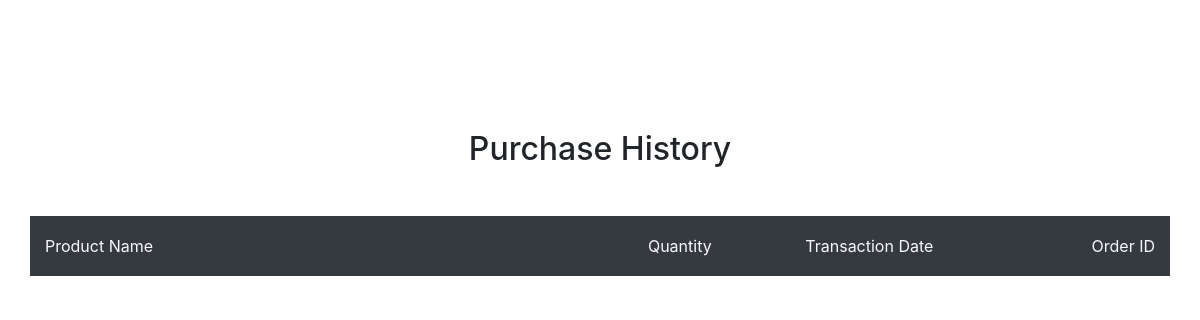
Before: /purchase-history.php (signed in) with the older database file.
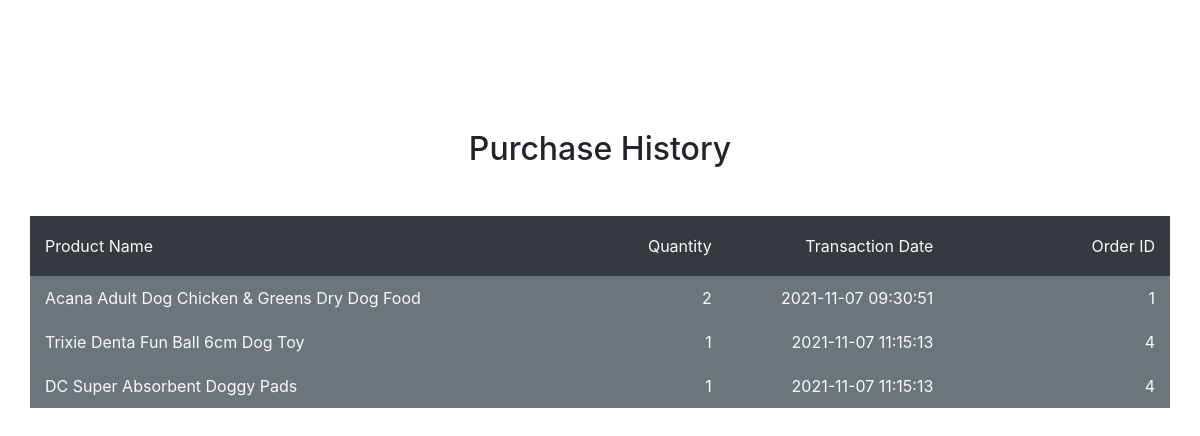
After: the same page with the newer database file.
### tables this page shows
CREATE TABLE IF NOT EXISTS `product` (
  `Product_ID` int(20) NOT NULL AUTO_INCREMENT,
  `Product_Name` varchar(50) NOT NULL,
  `Brand` varchar(50) NOT NULL,
  `Type of Animal` varchar(20) NOT NULL,
  `Category` varchar(20) NOT NULL,
  `Description` text NOT NULL,
  `Price` float NOT NULL,
  `Quantity` int(11) NOT NULL,
  `Product_Status` varchar(40) NOT NULL,
  `Supplier_ID` varchar(20) NOT NULL,
  `Staff_ID` varchar(20) NOT NULL,
  `Product_Image` longblob NOT NULL,
  PRIMARY KEY (`Product_ID`),
  KEY `Supplier_ID` (`Supplier_ID`),
  KEY `Staff_ID` (`Staff_ID`)
);

CREATE TABLE IF NOT EXISTS `orders` (
  `Order_ID` int(20) NOT NULL AUTO_INCREMENT,
  `Email` varchar(20) NOT NULL,
  `Product_ID` varchar(20) NOT NULL,
  `Quantity` int(11) NOT NULL,
  `Price` float NOT NULL,
  `Purchase_Date` datetime NOT NULL DEFAULT CURRENT_TIMESTAMP,
  `Shipping_Address` text NOT NULL,
  `Card_Number` varchar(20) DEFAULT NULL,
  `Receipt_Code` varchar(20) DEFAULT NULL,
  PRIMARY KEY (`Order_ID`,`Product_ID`),
  KEY `Email` (`Email`),
  KEY `Product_ID` (`Product_ID`)
);

### purchase-history.php (the view, shortened to what this page needs)
<!DOCTYPE html>
<html>
    <head>
        <link href="css/bootstrap.min.css" rel="stylesheet">
        <link href="css/style.css" rel="stylesheet">
    </head>
    <body>
    <div class="content-area align-items-center">
        <h2 style="text-align: center;">Purchase History</h2>
        <div class="container rounded">
        <div class="row bg-dark mt-5 d-flex align-items-center" style="align-items: center; padding: 15px 0px">
            <div class="col-md-5 text-light fs-5 fw-bold sora" style="text-align: left">Product Name</div>
            <div class="col-md text-light fs-5 fw-bold sora" style="text-align: right">Quantity</div>
            <div class="col-md text-light fs-5 fw-bold sora" style="text-align: right">Transaction Date</div>
            <div class="col-md text-light fs-5 fw-bold sora" style="text-align: right">Order ID</div>
        </div>
        <?php
            include ("conn.php");
            if(isset($_SESSION["user_email"])){
                $email = $_SESSION["user_email"];
                $sql_run=mysqli_query($con, "SELECT * FROM orders WHERE Email = '$email'");
                while ($row=mysqli_fetch_assoc($sql_run)) {
                    $Product_ID=$row['Product_ID'];
                    $Quantity=$row['Quantity'];
                    $Purchase_Date=$row['Purchase_Date'];
                    $Order_ID=$row['Order_ID'];
                    $mysql_run=mysqli_query($con, "SELECT * FROM product WHERE Product_ID='$Product_ID'");
                    while ($row=mysqli_fetch_assoc($mysql_run)) {
                        $Product_Name=$row["Product_Name"];
                echo '
                <div class="row bg-secondary align-items-center" style="align-items: center; padding: 7px 0px">
                    <div class="col-md-5 text-light" style="text-align: left">'.$Product_Name.'</div>
                    <div class="col-md text-light" style="text-align: right">'.$Quantity.'</div>
                    <div class="col-md text-light" style="text-align: right">'.$Purchase_Date.'</div>
                    <div class="col-md text-light" style="text-align: right">'.$Order_ID.'</div>
                    <div class="w-100"></div>
                </div>';
                    }
                }
            }
            else{
                echo"<script>
                alert('You need to sign in first to access this page.');
                window.location.href='registration_panel.php';
                </script>";
            }
        ?>
        </div>
    </div>
    </body>
</html>

### css/style.css (style rules this page uses)
* { margin: 0; padding: 0; }
body { text-align: center; }
.content-area { position: relative; top: 110px; padding-top: 30px; padding: 20px; line-height: 30px; margin: 0; }

Changed rows visible on the page:
added orders: Quantity "2", Purchase_Date "2021-11-07 09:30:51", Order_ID "1"
now on this page (row edited): product: Product_Name "Acana Adult Dog Chicken & Greens Dry Dog Food"
added orders: Quantity "1", Purchase_Date "2021-11-07 11:15:13", Order_ID "4"
now on this page (row edited): product: Product_Name "Trixie Denta Fun Ball 6cm Dog Toy"
added orders: Quantity "1", Purchase_Date "2021-11-07 11:15:13", Order_ID "4"
now on this page (row edited): product: Product_Name "DC Super Absorbent Doggy Pads"
